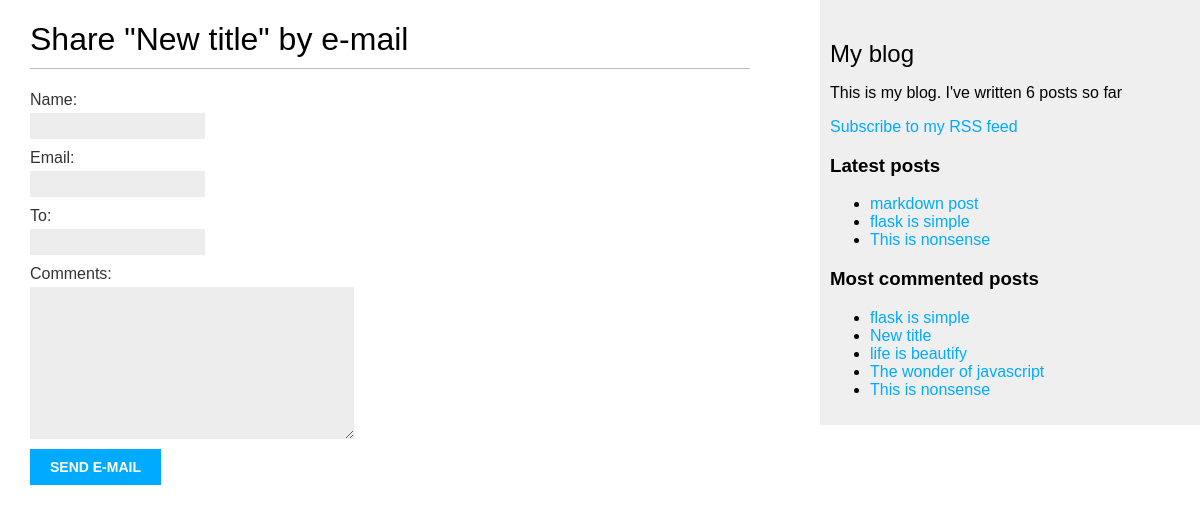
/blog/3/share/, run on the app's committed database.
### blog/models.py (models this page shows, shortened)
class Post(models.Model):
    class Status(models.TextChoices):
        DRAFT = 'DF', 'Draft'
        PUBLISHED = 'PB', 'Published'
    title = models.CharField(max_length=250)
    slug = models.SlugField(max_length=250, unique_for_date='publish')
    author = models.ForeignKey(
        settings.AUTH_USER_MODEL,
        on_delete=models.CASCADE,
        related_name='blog_posts'
    )
    body = models.TextField()
    publish = models.DateTimeField(default=timezone.now)
    created = models.DateTimeField(auto_now_add=True)
    updated = models.DateTimeField(auto_now=True)
    status = models.CharField(
        max_length=2,
        choices=Status,
        default=Status.DRAFT
    )
    objects = models.Manager() # The default manager.
    published = PublishedManager() # Our custom manager
    tags = TaggableManager()
    class Meta:
        ordering = ['-publish']
        indexes = [
            models.Index(fields=['-publish']),
        ]
    """
    The reverse() function will build the URL dynamically using the URL name defined
    in the URL paterns. We have used the blog namespace followed by a colon and
    the post_detail URL name. Remeber that the blog namespace is defined in the
    main urls.py file of the project when including the URL
    patterns from blog.urls. The post_detail URL is defined in the urls.py file of the blog application.mt
    """
    def get_absolute_url(self):
        return reverse(
            'blog:post_detail',
            args=[
                self.publish.year,
                self.publish.month,
                self.publish.day,
                self.slug]
        )

### blog/views.py (the view)
# urls.py: path('<int:post_id>/share/', views.post_share, name='post_share'),
def post_share(request, post_id):
    post = get_object_or_404(
        Post,
        id=post_id,
        status=Post.Status.PUBLISHED
    )
    sent = False
    if request.method == 'POST':
        form = EmailPostForm(request.POST)
        if form.is_valid():
            cd = form.cleaned_data
            post_url = request.build_absolute_uri(
                post.get_absolute_url()
            )
            subject = (
                f"{cd['name']} ({cd['email']}) "
                f"recommends you read {post.title}"
            )
            message = (
                f"Read {post.title} at {post_url}\n\n"
                f"{cd['name']}\'s comments: {cd['comments']}"
            )
            send_mail(
                subject=subject,
                message=message,
                from_email=None,
                recipient_list=[cd['to']]
            )
            sent = True
    else:
        form = EmailPostForm()
    return render(request, 'blog/post/share.html', {'post': post, 'form': form, 'sent': sent})

### blog/forms.py
class EmailPostForm(forms.Form):
    name = forms.CharField(max_length=25)
    email = forms.EmailField()
    to = forms.EmailField()
    comments = forms.CharField(
        required=False,
        widget=forms.Textarea
    )

### blog/models.py (called while the page is built)
    def get_queryset(self):
        return (
            super().get_queryset().filter(status=Post.Status.PUBLISHED)
        )

### blog/templatetags/blog_tags.py (called while the page is built)
@register.simple_tag
def total_posts():
    return Post.published.count()

@register.inclusion_tag('blog/post/latest_posts.html')
def show_latest_posts(count=5): # The counts specifies the number of posts to display
    latest_posts = Post.published.order_by('-publish')[:count]
    return {'latest_posts': latest_posts}

@register.simple_tag
def get_most_commented_posts(count=5):
    return Post.published.annotate(
        total_comments=Count('comments')
    ).order_by('-total_comments')[:count]

### blog/templates/blog/post/share.html (shortened to what this page needs)
{% extends "blog/base.html" %}
{% block content %}
 {% if sent %}
 <h1>E-mail successfully sent</h1>
 <p>
 "{{ post.title }}" was successfully sent to {{ form.cleaned_data.to }}.
 </p>
 {% else %}
 <h1>Share "{{ post.title }}" by e-mail</h1>
 <form method="post">
 {{ form.as_p }}
  <input type="submit" value="Send e-mail">
 </form>
 {% endif %}
{% endblock %}

### blog/templates/blog/base.html (shortened to what this page needs)
{% load blog_tags %}
{% load static %}
<!DOCTYPE html>
<html>
<head>
 <link href="{% static "css/blog.css" %}" rel="stylesheet">
</head>
<body>
    <div id="content">
        {% block content %}
        {% endblock %}
    </div>
    <div id="sidebar">
       <h2>My blog</h2>
       <p>This is my blog. I've written {% total_posts %} posts so far</p>
       <p>
         <a href="{% url "blog:post_feed" %}">Subscribe to my RSS feed</a>
       </p>
       <h3>Latest posts</h3>
       {% show_latest_posts 3 %}
       <h3>Most commented posts</h3>
       {% get_most_commented_posts as most_commented_posts %}
       <ul>
         {% for post in most_commented_posts %}
           <li>
             <a href="{{ post.get_absolute_url }}">{{ post.title }}</a>
           </li>
         {% endfor %}
       </ul>
    </div>
</body>
</html>

### blog/templates/blog/post/latest_posts.html
<ul>
  {% for post in latest_posts %}
  <li>
    <a href="{{ post.get_absolute_url }}">{{ post.title }}</a>
  </li>
  {% endfor %}
</ul>

### blog/static/css/blog.css (style rules this page uses)
body { margin:0; padding:0; font-family:helvetica, sans-serif; }
a { color:#00abff; text-decoration:none; }
h1 { font-weight:normal; border-bottom:1px solid #bbb; padding:0 0 10px 0; }
h2 { font-weight:normal; margin:30px 0 0; }
#content { float:left; width:60%; padding:0 0 0 30px; }
#sidebar { float:right; width:30%; padding:10px; background:#efefef; height:100%; }
label { float:left; clear:both; color:#333; margin-bottom:4px; }
input, textarea { clear:both; float:left; margin:0 0 10px; background:#ededed; border:0; padding:6px 10px; font-size:12px; }
input[type=submit] { font-weight:bold; background:#00abff; color:#fff; padding:10px 20px; font-size:14px; text-transform:uppercase; }

### data on the page
Post: title "New title"
Post: title "markdown post"
Post: title "flask is simple"
Post: title "This is nonsense"
Post: title "life is beautify"
Post: title "The wonder of javascript"
